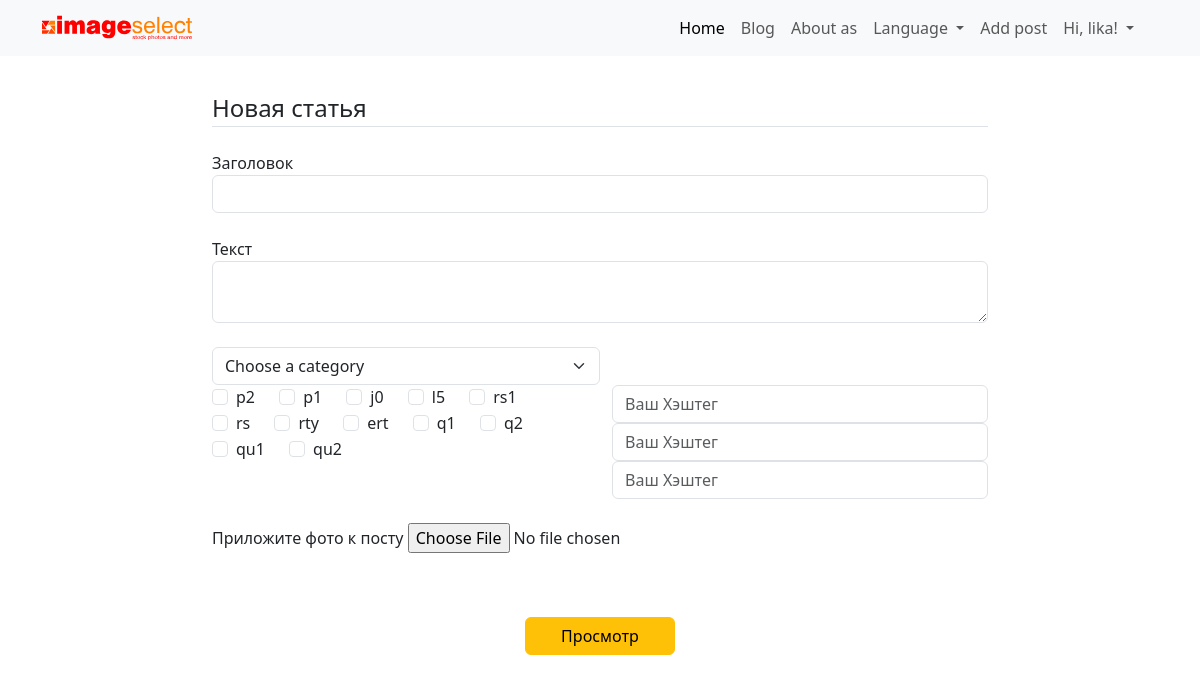
/post/new (signed in), run on the app's committed database.
### flask_blog_portfolio/models.py (models this page shows, shortened)
class User(db.Model, UserMixin):
    id = db.Column(db.Integer, primary_key=True)
    username = db.Column(db.String(20), unique=True, nullable=False)
    email = db.Column(db.String(120), unique=True, nullable=False)
    image_file = db.Column(db.String(20), nullable=False, default='default.png')
    password = db.Column(db.String(60), nullable=False)
    post = db.relationship('Post', backref='author', lazy=True)

class Hashtag(db.Model):
    id = db.Column(db.Integer, primary_key=True)
    name = db.Column(db.String(50), unique=True, nullable=False)

### flask_blog_portfolio/posts/routes.py (the view, shortened to what this page needs)
@posts.route("/post/new", methods=['GET', 'POST'])
@login_required
def new_post():
    categories = Category.query.all()
    hashtags = Hashtag.query.all()
    form = PostForm()
    picture_name = None
    return render_template('create_post.html',  title='Новая статья', form=form,  image_file=picture_name, legend='Новая статья', categories=categories, hashtags=hashtags)

### flask_blog_portfolio/posts/forms.py
class PostForm(FlaskForm):
    title = StringField('Заголовок', validators=[DataRequired()])
    content = TextAreaField('Текст', validators=[DataRequired()])
    picture = FileField('Приложите фото к посту', validators=[FileAllowed(['jpg', 'png'])])
    submit = SubmitField('Просмотр')

### flask_blog_portfolio/models.py (called while the page is built)
@login_manager.user_loader
def load_user(user_id):
    return User.query.get(int(user_id))

### flask_blog_portfolio/templates/create_post.html (shortened to what this page needs)
{% extends "layout.html" %}
{% block body %}
<section class="add_post">
    <div class="container-sm">
        <form method="POST" action="" enctype="multipart/form-data">
            <fieldset class="form-group">
                <legend class="border-bottom mb-4">{{ legend }}</legend>
                <div class="form-group mb-4">
                    {{ form.title.label(class="form-control-label") }}
                    {% if form.title.errors %}
                    {{ form.title(class="form-control form-control is-invalid") }}
                    <div class="invalid-feedback">
                        {% for error in form.title.errors %}
                        <span>{{ error }}</span>
                        {% endfor %}
                    </div>
                    {% else %}
                    {{ form.title(class="form-control form-control") }}
                    {% endif %}
                </div>
                <div class="form-group mb-4">
                    {{ form.content.label(class="form-control-label") }}
                    {% if form.content.errors %}
                    {{ form.content(class="form-control form-control is-invalid") }}
                    <div class="invalid-feedback">
                        {% for error in form.content.errors %}
                        <span>{{ error }}</span>
                        {% endfor %}
                    </div>
                    {% else %}
                    {{ form.content(class="form-control form-control") }}
                    {% endif %}
                </div>
            </fieldset>
            <div class="form-group mb-4">
                <div class="col-6">
                    <select name="category" class="form-select" aria-label="Default select example">
                        <option selected>Choose a category</option>
                    </select>
                </div>
                <div class="row form-group mb-4">
                    <div class="col-6">
                        {% for hashtag in hashtags %}
                        <div class="form-check hashtags" name="hashtags">
                            <input name="hashtags[]" class="form-check-input" type="checkbox" value="{{ hashtag.id }}"
                                   id="{{ hashtag.id }}">
                            <label class="form-check-label" for="{{ hashtag.id }}">{{ hashtag.name }}</label>
                        </div>
                        {% endfor %}
                    </div>
                    <div class="col-6">
                        <div name="hashtags_new">
                            <input type="text" name="hashtags_new[]" value="" class="form-control"
                                   placeholder="Ваш Хэштег">
                            <input type="text" name="hashtags_new[]" value="" class="form-control"
                                   placeholder="Ваш Хэштег">
                            <input type="text" name="hashtags_new[]" value="" class="form-control"
                                   placeholder="Ваш Хэштег">
                        </div>
                    </div>
                </div>
                <div class="form-group mb-4">
                    {{ form.picture.label() }}
                    {{ form.picture(class="form-control-file") }}
                </div>
                <div class="form-group mb-4 text-center button_post_send">
                    {{ form.submit(class="btn btn-warning create_article_btn") }}
                </div>
            </div>
        </form>
    </div>
</section>
{% endblock %}

### flask_blog_portfolio/templates/layout.html (shortened to what this page needs)
<!doctype html>
<html lang="en">
<head>
    <link rel="stylesheet" href="{{ url_for('static', filename='css/bootstrap.min.css') }}">
    <link rel="stylesheet" href="{{ url_for('static', filename='css/main.css') }}">
</head>
<body>
<div class="container">
    <nav class="navbar navbar-expand-lg bg-body-tertiary fixed-top">
        <div class="container-fluid container">
            <a href="/home" class="d-flex align-items-center mb-3 mb-md-0 me-md-auto text-dark text-decoration-none">
                <svg class="bi me-2" width="150" height="30">
                    <use xlink:href="{{ url_for('static', filename='icon/sprite.svg')}}#LOGO 1"></use>
                </svg>
            </a>
            <div class="offcanvas offcanvas-end" tabindex="-1" id="offcanvasNavbar"
                 aria-labelledby="offcanvasNavbarLabel">
                <div class="offcanvas-body">
                    <ul class="navbar-nav justify-content-end flex-grow-1 pe-3">
                        <li class="nav-item">
                            <a class="nav-link active" aria-current="page" href="/home">Home</a>
                        </li>
                        <li class="nav-item">
                            <a class="nav-link" href="{{ url_for('posts.allpost') }}">Blog</a>
                        </li>
                        <li class="nav-item">
                            <a class="nav-link" href="#">About as</a>
                        </li>
                        <li class="nav-item dropdown">
                            <a class="nav-link dropdown-toggle" href="#" role="button" data-bs-toggle="dropdown"
                               aria-expanded="false">
                                Language
                            </a>
                        </li>
                        {% if current_user.is_authenticated %}
                        <li class="nav-item">
                            <a class="nav-item nav-link navigation-links" href="{{ url_for('posts.new_post') }}">Add post</a>
                        </li>
                        <li class="nav-item dropdown">
                            <a class="nav-link dropdown-toggle" href="#" role="button" data-bs-toggle="dropdown"
                               aria-expanded="false">Hi, {{ current_user.username }}!
                            </a>
                        </li>
                        {% endif %}
                    </ul>
                </div>
            </div>
        </div>
    </nav>
</div>
{% block body %}
{% endblock %}
</body>
</html>

### flask_blog_portfolio/static/css/main.css (style rules this page uses)
html { font-family: 'Montserrat', sans-serif;; }
a { text-decoration: none; color: inherit; }
section, .padding_menu { padding-top: 60px; }
.add_post { padding-top: 90px; max-width: 800px; margin: 0 auto; }
.create_article_btn { width: 150px; }
.button_post_send { padding-top: 40px; }
.hashtags { display: inline-block; padding-right: 20px; }

### data on the page
User: username "lika"
Hashtag: name "p2"
Hashtag: name "p1"
Hashtag: name "j0"
Hashtag: name "l5"
Hashtag: name "rs1"
Hashtag: name "rs"
Hashtag: name "rty"
Hashtag: name "ert"
Hashtag: name "q1"
Hashtag: name "q2"
Hashtag: name "qu1"
Hashtag: name "qu2"

### other printed values
{{ legend }} "Новая статья"
